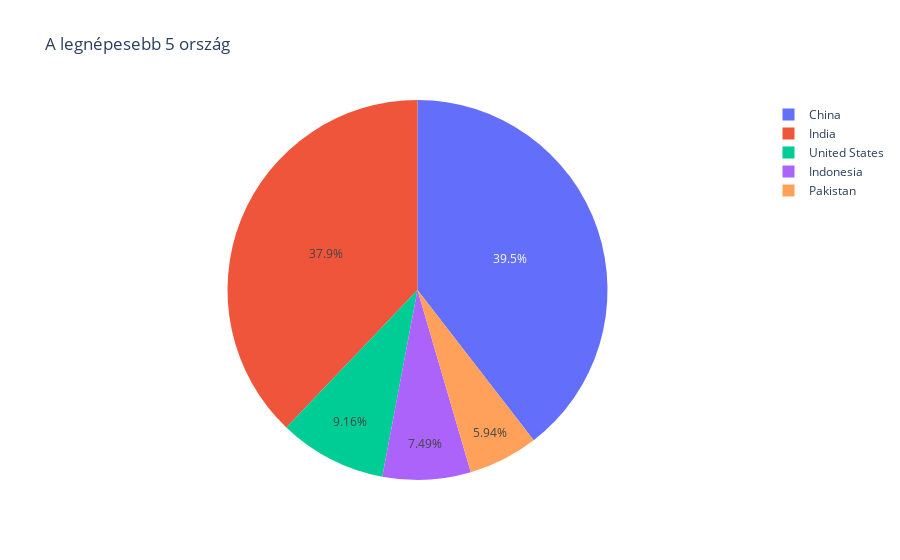

Notebook cell for this chart:
### Markdown cell above
A diagram ebben a formában még nem tökéletes. Próbáljunk meg adatokat szűrni.

### Code cell
top5 = df.sort_values(by = "population", ascending=False).head(5)

fig = px.pie(top5, values="population", names ="countryName", title = "A legnépesebb 5 ország")
fig.show()

### Figure 1 — Plotly figure (JSON) as saved in the notebook; plotly's stock layout.template omitted (floating-point values rounded to 4 significant figures)
{"data": [{"domain": {"x": [0, 1], "y": [0, 1]}, "hovertemplate": "countryName=%{label}<br>population=%{value}<extra></extra>", "labels": ["China", "India", "United States", "Indonesia", "Pakistan"], "legendgroup": "", "name": "", "showlegend": true, "type": "pie", "values": [1411778724, 1352617328, 327167434, 267663435, 212215030]}], "layout": {"legend": {"tracegroupgap": 0}, "title": {"text": "A legnépesebb 5 ország"}}}
